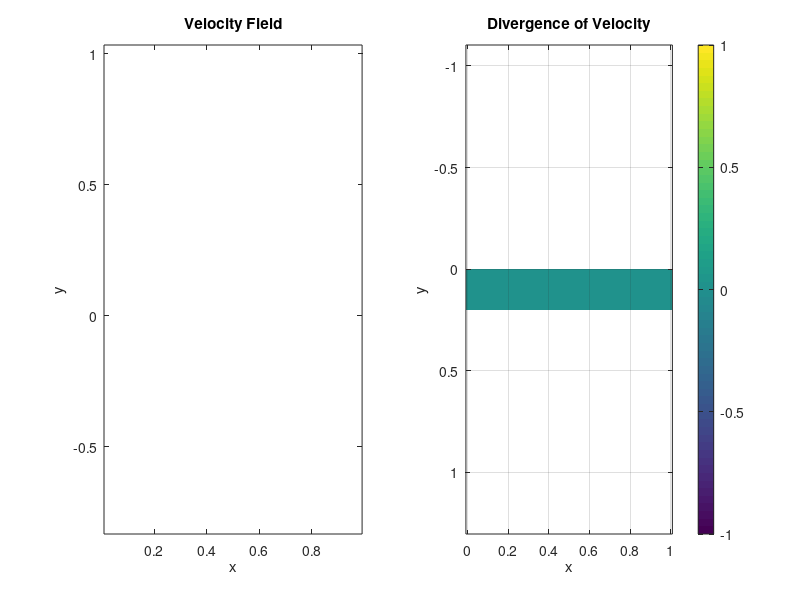

The MATLAB script that drew this image: (Note: this script raises an error after producing the figure.)
clc
clear

% grid and domain properties while using staggered grid 
% defining no. of points inside boundary

%% 

x=64 ; % no. of actual grid points in consideration (no ghost cells)
y=64 ;
Lx=1 ;
Ly=0.2 ;
dx=Lx/x ;
dy=Ly/y ;


visc=0.01 ;
%% 

% Problem: Top wall moving, bottom wall fixed : couette flow
Ut=10;
Ub=0 ;

% choose timestep size based on advection-diffusion stability criteria % USING Stability conditions
% rule 1:
dt1 = 0.5/(visc*(1/(dx^2) + 1/(dy^2))) ;  % For Diffusive part von Neumann stability analysis (done on explicit time integration) to check numerical instability 
% to ensure diffusion doesn't propagate too quicly over timesteps

% rule 2:
%For advection part, wheere we let the viscous part of time to dominate  
CFL = 0.5;  % or less
u_max = max(abs([Ut,Ub]));
% v_max =max(abs(v));
% dt2=1000; % randomly put to make d1 as lowest term during diffusion flows
dt2 = CFL * min(dx/u_max );


dt = min(dt1, dt2) % so satisafies both advection and diffusion rule

%% 

% pre-allocated fields         
%time advance code
p = zeros(y+2, x+2);    %y+2,x+2 to add ghost cells
u = zeros(y+2, x+2);    % same mesh just displaced by half cell
v = zeros(y+2, x+2);

% from Solution Algorithm 
ut = zeros(y+2, x+2); % u tilda velocities values
vt = zeros(y+2, x+2); % v tilda velocities values
divut = zeros(y+2, x+2);


% poission solver SOR
% Build the coefficient arrays 

function [p,err]=sor_solver(p, S,Lx,Ly,x, y)
    dx=Lx/x ;
    dy=Ly/y ;
    Ae = ones(y+2, x+2) / dx^2;
    Aw = ones(y+2, x+2) / dx^2;
    An = ones(y+2, x+2) / dy^2;
    As = ones(y+2, x+2) / dy^2;
    Ap=-(Ae+Aw+An+As);
    
    it = 0;
    err = 1e10;
    tol = 1e-8;
    maxit=10000;
    B = 1.83;

    while err > tol && it < maxit
        pk = p;
        for i =2:x+1
            for j =2:y+1
               ap = Ap(j,i); ae = Ae(j,i); aw = Aw(j,i); an = An(j,i); as = As(j,i);

               pe = p(j,i+1); pw = p(j,i-1); pn = p(j+1,i); ps = p(j-1,i);

               res = S(j,i) - (ae*pe + aw*pw + an*pn + as*ps);
               p(j,i) = B * res / ap + (1-B) * pk(j,i);
            end
        end
        err = norm(p(:) - pk(:), 2);
        it = it+1;
    end
end
 
% velocities at cell centers
uc = 0.5 * (u(2:end-1, 2:end-1) + u(2:end-1, 3:end));
vc = 0.5 * (v(2:end-1, 2:end-1) + v(3:end, 2:end-1));
[X, Y] = meshgrid(dx/2:dx:Lx - dx/2, dy/2:dy:Ly - dy/2);

fig = figure('Name', 'Flow Simulation', 'NumberTitle', 'off');

subplot(1, 2, 1);
hQuiver = quiver(X, Y, uc, vc, 'AutoScaleFactor', 3);

title('Velocity Field');
xlabel('x'); ylabel('y');
axis equal tight;

% Initial divergence calculation
divu = zeros(size(p));
for i = 2:x+1
    for j = 2:y+1
        divu(j,i) = (u(j,i) - u(j,i-1)) / dx + (v(j,i) - v(j-1,i)) / dy;
    end
end

subplot(1, 2, 2);
hIm = imagesc(linspace(0,Lx,x), linspace(0,Ly,y), flipud(divu(2:end-1, 2:end-1)));
colorbar;
title('Divergence of Velocity');
xlabel('x'); ylabel('y');
axis equal tight;
grid on;

t=0;
tsteps=1000;

for n = 1:tsteps
    
    [u, v] = apply_boundary_conditions(u, v, Ut*sin((n/100)*pi), Ub);


    % x momentum equation
    for i = 3:x+1 
        for j = 2:y+1 
            ue = 0.5 * (u(j, i+1) + u(j, i));
            uw = 0.5 * (u(j, i) + u(j, i-1));
            un = 0.5 * (u(j+1, i) + u(j, i));
            us = 0.5 * (u(j, i) + u(j-1, i));
            vn = 0.5 * (v(j+1, i-1) + v(j+1, i));
            vs = 0.5 * (v(j, i-1) + v(j, i));
            convection = -(ue^2 - uw^2)/dx - (un*vn - us*vs)/dy;
            diffusion = visc * ((u(j, i-1) - 2*u(j, i) + u(j, i+1))/dx^2 + (u(j-1, i) - 2*u(j, i) + u(j+1, i))/dy^2);
            % ut(j, i) = u(j, i) + dt * (convection + diffusion);
            ut(j, i) = u(j, i) + dt * (diffusion);
        end
    end

    % y momentum equation
    for i = 2:x+1
        for j = 3:y+1
            ve = 0.5 * (v(j, i+1) + v(j, i));
            vw = 0.5 * (v(j, i) + v(j, i-1));
            ue = 0.5 * (u(j, i+1) + u(j-1, i+1));
            uw = 0.5 * (u(j, i) + u(j-1, i));
            vn = 0.5 * (v(j+1, i) + v(j, i));
            vs = 0.5 * (v(j, i) + v(j-1, i));
            convection = -(ue*ve - uw*vw)/dx - (vn^2 - vs^2)/dy;
            diffusion = visc * ((v(j, i+1) - 2*v(j, i) + v(j, i-1))/dx^2 + (v(j+1, i) - 2*v(j, i) + v(j-1, i))/dy^2);
            vt(j, i) = v(j, i) + dt * (convection + diffusion);
        end
    end

    % computing divergence of intermediate velocity
    rho=1; %density
    divut(2:end-1, 2:end-1) = (ut(2:end-1, 3:end) - ut(2:end-1, 2:end-1)) / dx + (vt(3:end, 2:end-1) - vt(2:end-1, 2:end-1)) / dy;
    rhs = rho*divut / dt;

    [p, ~] = sor_solver(p, rhs,Lx,Ly, x, y);
    % zero-gradient boundary condition for pressure at boundaries
    p(:,1)     = p(:,end-1);        % left
    p(:,end)   = p(:,2);            % right
    

    
    %velocity correction
    u(2:end-1, 3:end-1) = ut(2:end-1, 3:end-1) - dt * (p(2:end-1, 3:end-1) - p(2:end-1, 2:end-2)) / dx;
    v(3:end-1, 2:end-1) = vt(3:end-1, 2:end-1) - dt * (p(3:end-1, 2:end-1) - p(2:end-2, 2:end-1)) / dy;

    uc = 0.5 * (u(2:end-1, 2:end-1) + u(2:end-1, 3:end));
    vc = 0.5 * (v(2:end-1, 2:end-1) + v(3:end, 2:end-1));
    
    
    if mod(n,1)==0

        % update velocity quiver plot
        set(hQuiver, 'UData', uc, 'VData', vc);
        subplot(1, 2, 1);
        title(['Velocity Field at time step ', num2str(n)]);

        % update divergence plot
        set(hIm, 'CData', flipud(divu(2:end-1, 2:end-1)));
        subplot(1, 2, 2);
        title(['Divergence at time step ', num2str(n)]);
    
        drawnow;
    end

    t = t + dt;
end

fprintf('Max divergence: %.2e\n', max(abs(divu(:))));


function [u, v] = apply_boundary_conditions(u, v, Ut, Ub)
    % Left wall
    u(:,1) = u(:,2);
    v(:,1) = v(:,2);

    % Right wall
    u(:,end) = u(:,end-1);
    v(:,end) = v(:,end-1);

    % Top wall
    u(end-1,:) = Ut;
    v(end,:) = 0;

    % Bottom wall
    u(1,:) = Ub;
    v(1,:) = 0;

end


